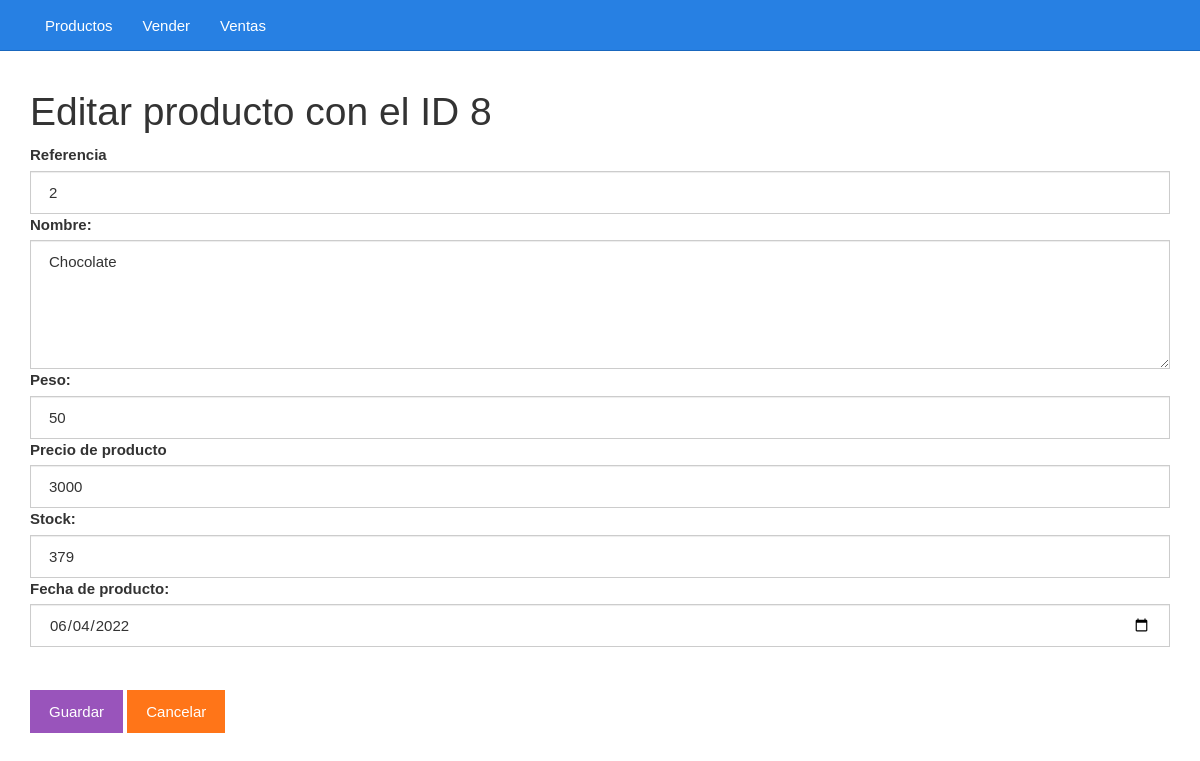
The app's page /editar.php?id=8 with its own data.
### tables this page shows
CREATE TABLE `productos` (
  `id` bigint(20) UNSIGNED NOT NULL,
  `codigo` varchar(255) NOT NULL,
  `descripcion` varchar(255) NOT NULL,
  `peso` int(11) NOT NULL,
  `precioCompra` int(11) NOT NULL,
  `existencia` int(11) NOT NULL,
  `fec_registro` date NOT NULL
);

### editar.php (the view, shortened to what this page needs)
<?php
$id = $_GET["id"];
include_once "base_de_datos.php";
$sentencia = $base_de_datos->prepare("SELECT * FROM productos WHERE id = ?;");
$sentencia->execute([$id]);
$producto = $sentencia->fetch(PDO::FETCH_OBJ);
?>
<?php include_once "encabezado.php" ?>
	<div class="col-xs-12">
		<h1>Editar producto con el ID <?php echo $producto->id; ?></h1>
		<form method="post" action="guardarDatosEditados.php">
			<label for="codigo">Referencia</label>
			<input value="<?php echo $producto->codigo ?>" class="form-control" name="codigo" required type="text" id="codigo" placeholder="Escribe la refrencia">
			<label for="descripcion">Nombre:</label>
			<textarea required id="descripcion" name="descripcion" cols="30" rows="5" class="form-control"><?php echo $producto->descripcion ?></textarea>
			<label for="peso">Peso:</label>
			<input value="<?php echo $producto->peso ?>" class="form-control" name="peso" required type="number" id="peso" placeholder="Peso">
			<label for="precioCompra">Precio de producto</label>
			<input value="<?php echo $producto->precioCompra ?>" class="form-control" name="precioCompra" required type="number" id="precioCompra" placeholder="Precio de producto">
			<label for="existencia">Stock:</label>
			<input value="<?php echo $producto->existencia ?>" class="form-control" name="existencia" required type="number" id="existencia" placeholder="Cantidad o existencia">
			<label for="fec_registro">Fecha de producto:</label>
			<input value="<?php echo $producto->fec_registro ?>" class="form-control" name="fec_registro" required type="date" id="fec_registro" placeholder="Cantidad o existencia">
			<br><br><input class="btn btn-info" type="submit" value="Guardar">
			<a class="btn btn-warning" href="./listar.php">Cancelar</a>
		</form>
	</div>
<?php include_once "pie.php" ?>

### css/estilo.css (style rules this page uses)
body { padding-top: 70px; }

### records on screen
productos: id "8", codigo "2", descripcion "Chocolate", peso "50", precioCompra "3000", existencia "379", fec_registro "06/04/2022"
